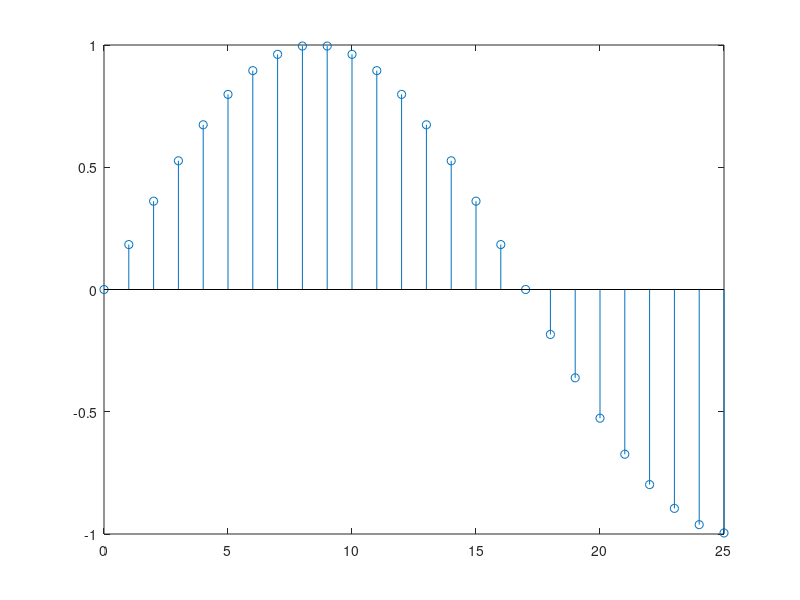

MATLAB code for this plot:
nn = 0:25; %Defino un vector de 25 elementos
imp = nn * pi/17; 
%Defino una parte de la ecuacion que nos piden multiplicando
% cada elemento del vector por la parte fija pi/17.
X = sin(imp); %Defino el seno sobre el valor del vector imp
stem(nn,X); %La representamos en la pantalla